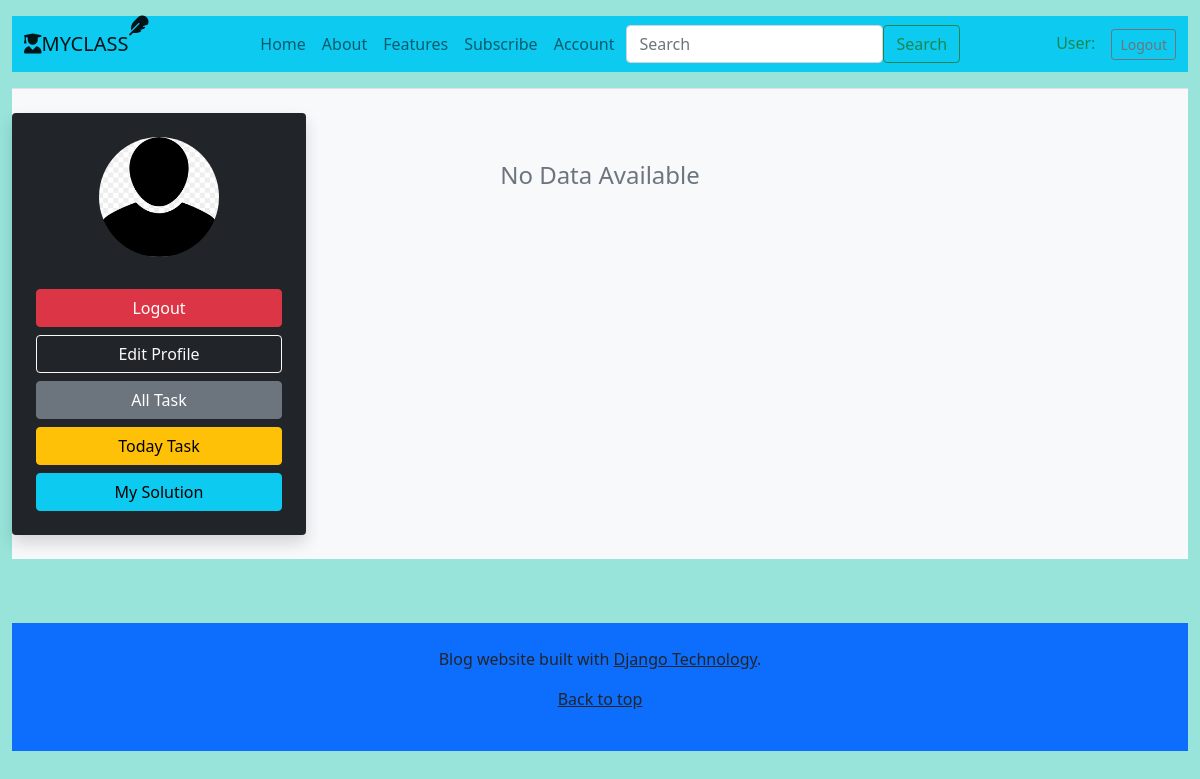
Before: /showtaskuser/6 with the older database file.
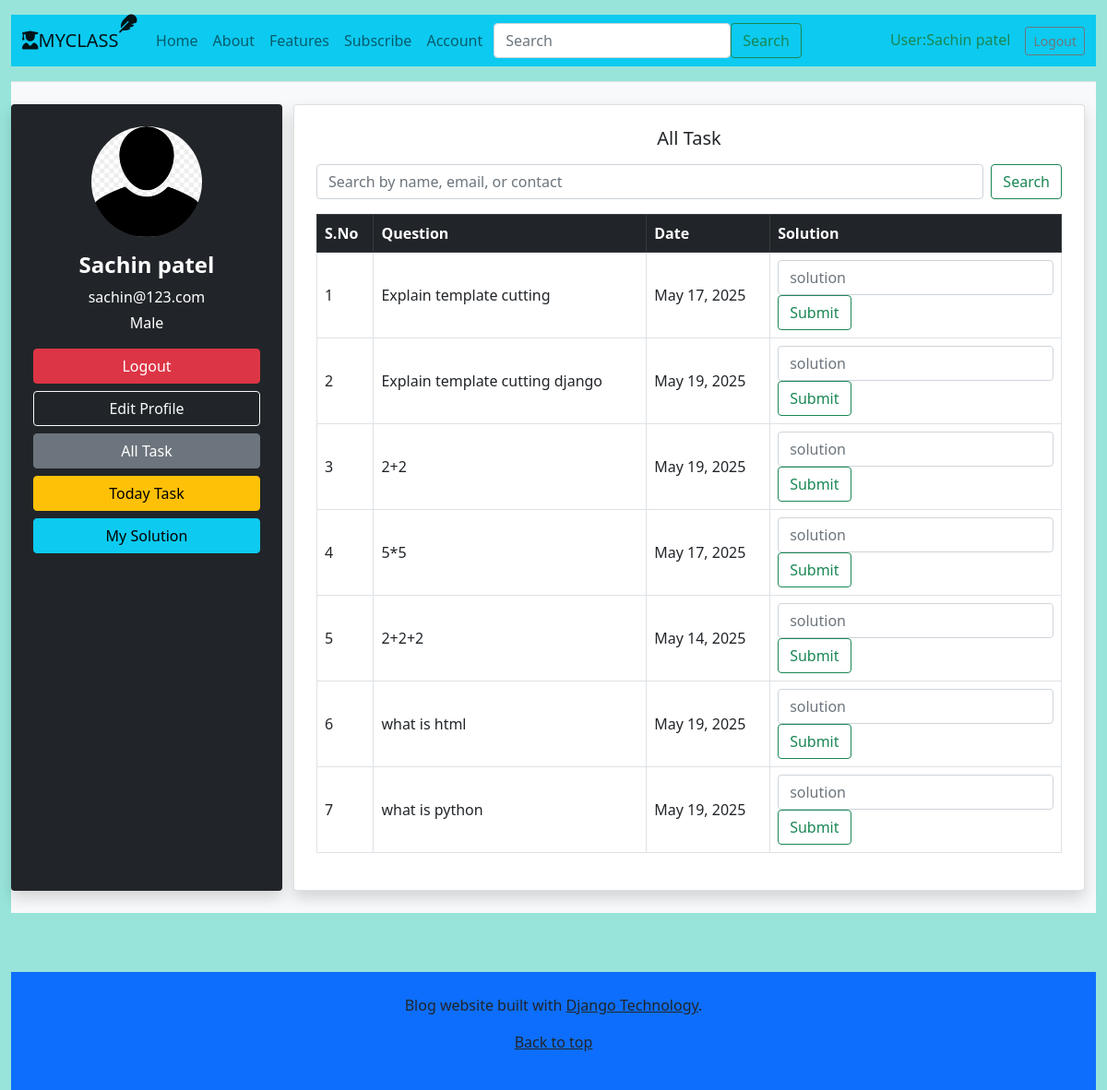
After: the same page with the newer database file.
### app/models.py (models this page shows, shortened)
class Student(models.Model):
    User_name=models.CharField(max_length=50)
    User_email=models.EmailField()
    User_gender=models.CharField(max_length=50)
    User_image=models.ImageField(upload_to='images/', blank=True,null=True)
    User_document=models.FileField(upload_to='file/' , blank=True,null=True)
    User_password=models.CharField(max_length=50)
    User_contact=models.IntegerField(blank=True,null=True)
    User_joindate=models.DateField(blank=True,null=True)

class Question(models.Model):
     ques=models.TextField(max_length=200)
     date=models.DateField()

### app/views.py (the view)
# urls.py: path('showtaskuser/<int:pk>', views.showtaskuser, name='showtaskuser'),
def showtaskuser(req,pk):
    userdata=Student.objects.get(id=pk)
    button="Logout"
    taskdata=Question.objects.all()
    return render(req,'userdashboard.html', {'taskdata':taskdata,'userdata':userdata,'button':button})

### app/templates/userdashboard.html (shortened to what this page needs)
{% extends "base.html" %}
{% load static %}
{% block content %}
{% if userdata %}
<main class="container-fluid py-4 bg-light">
  <div class="row g-4">
    <div class="col-lg-3 bg-dark text-white p-4 rounded shadow">
      <div class="text-center">
       {% if userdata.User_image %}
        <img src="{{ userdata.User_image.url }}" alt="Profile Image" class="img-fluid rounded-circle mb-3" style="width: 120px; height: 120px; object-fit: cover;">
        {% else %}
        <img src="{% static 'images/portfolio.png' %}" alt="Profile Image" class="img-fluid rounded-circle mb-3" style="width: 120px; height: 120px; object-fit: cover;">
       {% endif %} <h4 class="fw-bold">{{ userdata.User_name }}</h4>
        <p class="mb-1">{{ userdata.User_email }}</p>
        <p>{{ userdata.User_gender }}</p>
        <div class="d-grid gap-2 mt-3">
          <a href="{% url 'home' %}" class="btn btn-danger">{{ button }}</a>
          <a href="{% url 'editprofile' userdata.id %}" class="btn btn-outline-light">Edit Profile</a>
              <a href="{% url 'showtaskuser' pk=userdata.id %}" class="btn btn-secondary">All Task</a>
              <a href="{% url 'fn11' pk=userdata.id %}" class="btn btn-warning">Today Task</a>
          <a href="{% url 'showsolstu' pk=userdata.id %}" class="btn btn-info">My Solution</a>
        </div>
      </div>
    </div>
    <div class="col-lg-9">
      <div class="row g-4">
       {% if taskdata %}
        <div class="col-md-12">
          <div class="card shadow p-4">
            <h5 class="text-center mb-3">All Task</h5>
            <form class="d-flex mb-3" method="POST" action="{% url 'addtask' pk=userdata.id  %}">
              <input class="form-control me-2" type="search" name="record" placeholder="Search by name, email, or contact" aria-label="Search">
              <button class="btn btn-outline-success" type="submit">Search</button>
            </form>
            <table class="table table-hover table-bordered align-middle">
              <thead class="table-dark">
                <tr>
                  <th>S.No</th>
                  <th>Question</th>
                  <th>Date</th>
                  <th>Solution</th>
                </tr>
              </thead>
              <tbody>
                {% for i in taskdata %}
                <tr>
                <form class="d-flex" method="POST" action="{% url 'solsubmit' pk=userdata.id sk=i.id %}">
                  <td>{{ forloop.counter }}</td>
                  <td>{{ i.ques}}</td>
                  <td>{{ i.date }}</td>
                  <td>
              <input class="form-control me-0" type="text" name="solu" placeholder="solution" aria-label="Search">
              <button class="btn btn-outline-success" type="submit">Submit</button>
            </form></td>
                </tr>
                {% endfor %}
              </tbody>
            </table>
          </div>
        </div>
        {% else %}
        <div class="col-md-8 text-center py-5">
          <h4 class="text-muted">No Data Available</h4>
        </div>
        {% endif %}
      </div>
    </div>
  </div>
</main>
{% endif %}
{% endblock %}

### app/templates/base.html (shortened to what this page needs)
<!doctype html>
<html lang="en">
  <head>
    <link href="https://cdn.jsdelivr.net/npm/bootstrap@5.0.2/dist/css/bootstrap.min.css" rel="stylesheet">
    <link rel="stylesheet" href="https://cdnjs.cloudflare.com/ajax/libs/font-awesome/6.7.2/css/all.min.css" />
    {% load static %}
    {% block css %} <link rel='stylesheet' href="{% static 'css/style.css'%}"> {% endblock %}
  </head>
  <body>
<div class="container-fluid">
 {% if  userdata  %}
  <header class="blog-header py-3 border-bottom">
    <div class="container-fluid bg-info">
      <nav class="navbar navbar-expand-lg navbar-light bg-blue">
               <a class="navbar-brand" href="#"><i class="fa-solid fa-user-graduate"></i>MYCLASS<i class="fa-solid fa-feather f3-normal position-absolute top-0 "></i></a>
        <div class="collapse navbar-collapse" id="navbarNav">
          <ul class="navbar-nav ms-auto">
            <li class="nav-item active">
              <a class="nav-link" href="{% url 'home1' pk=userdata.id %}">Home</a>
            </li>
            <li class="nav-item">
              <a class="nav-link" href="{% url 'about1' pk=userdata.id %}">About</a>
            </li>
            <li class="nav-item">
              <a class="nav-link" href="{% url 'feature1' pk=userdata.id %}">Features</a>
            </li>
            <li class="nav-item">
              <a class="nav-link" href="{% url 'subscription1' pk=userdata.id %}">Subscribe</a>
            </li>
            <li class="nav-item">
              <a class="nav-link" href="{% url 'account1' pk=userdata.id %}">Account</a>
            </li>
          </ul>
          <form class="d-flex ms-1 me-5">
            <input class="form-control me-0" type="search" placeholder="Search" aria-label="Search">
            <button class="btn btn-outline-success" type="submit">Search</button>
          </form>
          <div class="d-flex justify-content-center align-items-center ms-5">
             <h6 class="text-success p-0 m-0">User:{{userdata.User_name}}</h6>
          </div>
          <div class="d-flex justify-content-end align-items-center ms-3">
            <a class="btn btn-sm btn-outline-secondary" href="{% url 'home' %}">Logout</a>
          </div>
        </div>
      </nav>
    </div>
  </header>
{% endif %}
{% block content %} {% endblock %}
<footer class="blog-footer p-4 bg-primary">
  <p>Blog website built with <a href="#" class="text-dark">Django Technology</a>.</p>
  <p><a href="#" class="text-dark">Back to top</a></p>
</footer>
</div>
</body>
</html>

### app/static/css/style.css (style rules this page uses)
.blog-footer { width: 100%; padding: 2rem 0; text-align: center; background: #f8f9fa; margin-top: 4rem; }
body { background-color: #98e4da; }
.navbar-nav .nav-link { position: relative; color: #333; font-weight: 500; transition: color 0.3s ease; }
.navbar-nav .nav-link::after { content: ""; position: absolute; left: 0; bottom: 0; width: 0%; height: 2px; background-color: #0d6efd; transition: width 0.3s ease; }

Changed rows visible on the page:
now on this page (row edited): Student: User_name "Sachin patel", User_email "sachin@123.com", User_gender "Male"
added Question: ques "Explain template cutting", date "May 17, 2025"
added Question: ques "Explain template cutting django", date "May 19, 2025"
added Question: ques "2+2", date "May 19, 2025"
added Question: ques "5*5", date "May 17, 2025"
added Question: ques "2+2+2", date "May 14, 2025"
added Question: ques "what is html", date "May 19, 2025"
added Question: ques "what is python", date "May 19, 2025"
Other visible differences:
text no longer shown: "No Data Available"
text now shown: "All Task Search S.No Question Date Solution"
